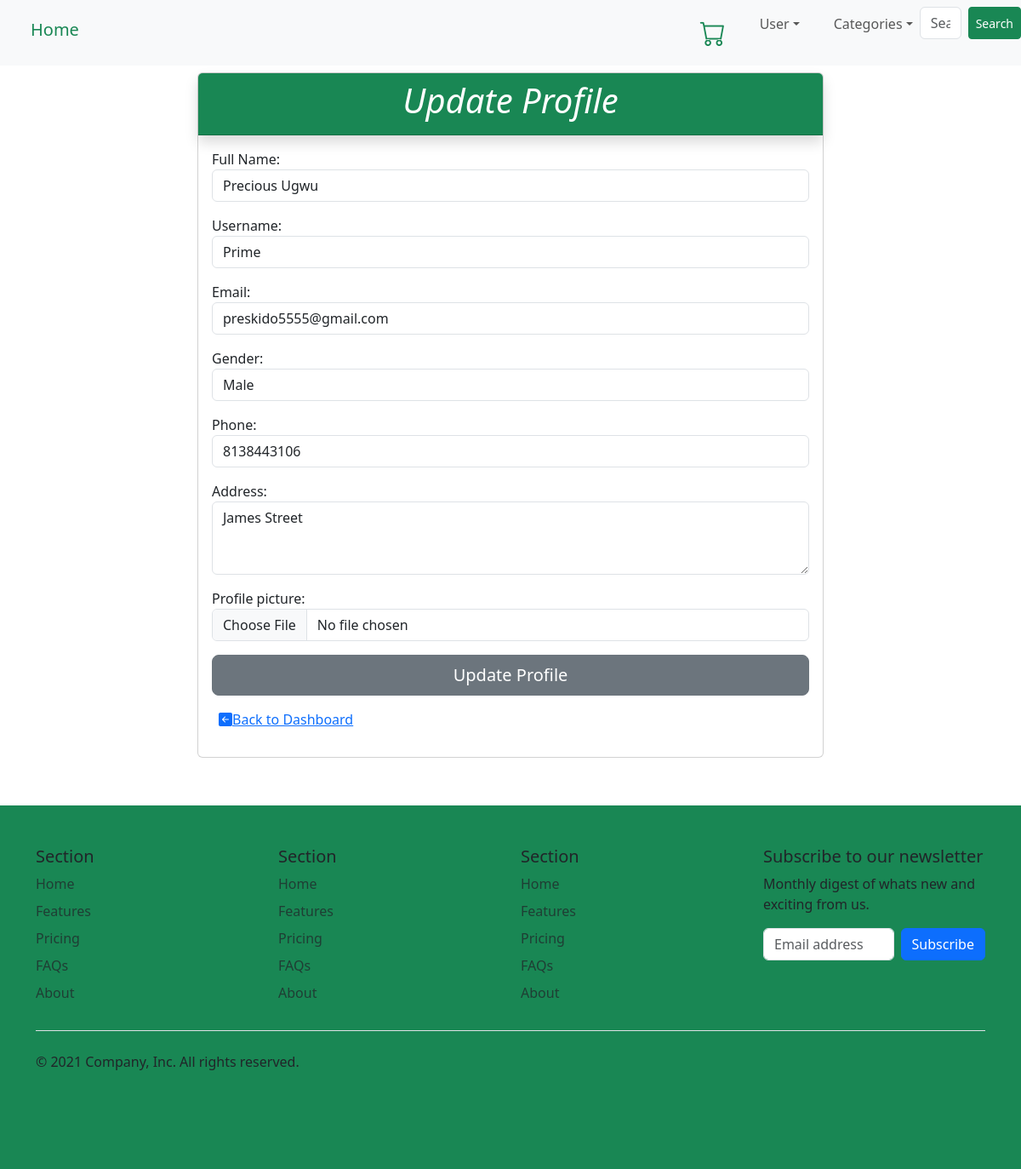
Page /user/update_profile/ (signed in) on the committed database.
### users/models.py (models this page shows, shortened)
class Profile(models.Model):
    user = models.OneToOneField(User, on_delete=models.CASCADE , null=True)
    fullname = models.CharField(max_length=50)
    username = models.CharField(max_length=50)
    email = models.EmailField(unique= True)
    Gender = models.CharField(max_length=7, choices=GENDER_CHOICES, default = 'Male')
    dob = models.DateTimeField(auto_now_add= True)
    Phone = models.IntegerField()
    Address = models.TextField()
    profile_picture = models.ImageField(upload_to = 'profile')

### users/views.py (the view, shortened to what this page needs)
# urls.py: path('update_profile/', views.update_profile, name='update_profile'),
def update_profile(request):
    user = User.objects.get(username= request.user)
    users = request.user.profile
    update = UpdateProfileForm(instance= users)
    context = {
        'users': users,
        'form': update
    }
    return render(request, 'users/update_profile.html', context)

### users/forms.py
class UpdateProfileForm(forms.ModelForm):
    fullname = forms.CharField(label = ('Full Name'), widget = forms.TextInput(attrs = {'class': 'form-control'}))
    username = forms.CharField( widget = forms.TextInput(attrs = {'class': 'form-control'}))
    email = forms.EmailField( widget = forms.TextInput(attrs = {'class': 'form-control'}))
    profile_picture = forms.ImageField(label= ('Profile picture'), required= False, widget= forms.FileInput(attrs = {'class': 'form-control'}))
    class Meta:
        model = Profile
        fields = ("fullname",'username','email','Gender','Phone', 'Address', 'profile_picture',)
        widgets = {
            'Address': forms.Textarea(attrs = {'class': 'form-control', 'rows':3}),
            'Phone': forms.TextInput(attrs= {'class': 'form-control'}),
            'Gender': forms.Select(attrs={'class': 'form-control'})
        }

### stores/context_proccessors.py (called while the page is built)
def categoryss(request):
    category = Category.objects.all()
    context = {
       'categorys': category
    }
    return context

### templates/users/update_profile.html (shortened to what this page needs)
{% extends "base.html" %}
{% block contents %}
    <div class="container">
        <div class="row">
            <div class="col-md-8 mx-auto my-2">
                <div class="card">
                    <div class="card-header bg-success text-center fw-bold shadow"> <h4 class="text-center display-6 text-white" ><em>Update Profile</em></h4></div>
                    <div class="card-body">
                        <form action="" method="post" enctype="multipart/form-data">
                            {{form.as_p}}
                            <div class="button-group ">
                                <button class="btn btn-secondary btn-lg text-centre p-2 w-100" type="submit">Update Profile</button>
                            </div>
                        </form>
                        <div class="my-3">
                            <a href="{% url 'dashboard' %}" class=" mt-3"><i class="bi bi-arrow-left-square-fill ms-2"></i>Back to Dashboard</a>
                        </div>
                    </div>
                </div>
            </div>
        </div>
    </div>
{% endblock contents %}

### rows in the picture
Profile: fullname "Precious Ugwu", username "Prime", email "preskido5555@gmail.com", Gender "Male", Phone "8138443106", Address "James Street"
